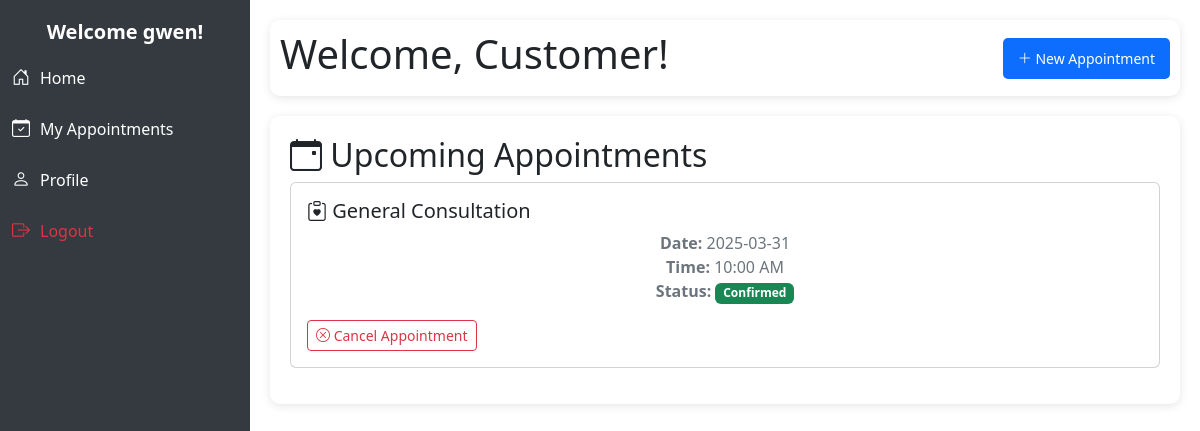
/dashboard.php (signed in), run on the app's committed database.
### tables this page shows
CREATE TABLE `appointments` (
  `id` int(11) NOT NULL,
  `user_id` int(11) NOT NULL,
  `service_id` int(11) NOT NULL,
  `time_slot_id` int(11) NOT NULL,
  `status` enum('pending','confirmed','cancelled','completed') DEFAULT 'pending',
  `notes` text DEFAULT NULL,
  `created_at` timestamp NOT NULL DEFAULT current_timestamp()
);

CREATE TABLE `services` (
  `id` int(11) NOT NULL,
  `service_name` varchar(100) NOT NULL,
  `description` text DEFAULT NULL,
  `duration_minutes` int(11) DEFAULT 30,
  `price` decimal(10,2) DEFAULT 0.00
);

CREATE TABLE `time_slots` (
  `id` int(11) NOT NULL,
  `slot_date` date NOT NULL,
  `slot_time` time NOT NULL,
  `is_booked` tinyint(1) DEFAULT 0
);

### Dashboard/Home.php (the view, shortened to what this page needs)
<?php
    require(__DIR__ . '/../Database/database.php');
    $user_id = $_SESSION['userid'] ?? null;
    $upcoming = [];
    if ($user_id) {
        $query = "
            SELECT
                a.id,
                s.service_name,
                t.slot_date,
                t.slot_time,
                a.status
            FROM appointments a
            JOIN services s ON a.service_id = s.id
            JOIN time_slots t ON a.time_slot_id = t.id
            WHERE a.user_id = ?
            AND t.slot_date >= CURDATE()
            AND a.status IN ('pending', 'confirmed')
            ORDER BY t.slot_date ASC, t.slot_time ASC
            LIMIT 1
        ";
        $stmt = mysqli_prepare($conn, $query);
        mysqli_stmt_bind_param($stmt, "i", $user_id);
        mysqli_stmt_execute($stmt);
        $result = mysqli_stmt_get_result($stmt);
        if ($row = mysqli_fetch_assoc($result)) {
            $upcoming = $row;
        }
    }
?>
<!DOCTYPE html>
<html lang="en">
<head>
    <link rel="stylesheet" href="style/dashboard.css">
    <link href="https://cdn.jsdelivr.net/npm/bootstrap@5.3.0/dist/css/bootstrap.min.css" rel="stylesheet">
    <link rel="stylesheet" href="https://cdn.jsdelivr.net/npm/bootstrap-icons/font/bootstrap-icons.css">
</head>
<body>
    <div>
        <header>
            <h1>Welcome, <span id="customerName">Customer</span>!</h1>
            <button id="newAppointmentBtn" data-bs-toggle="modal" data-bs-target="#newAppointmentModal">
                <i class="bi bi-plus-lg"></i> New Appointment
            </button>
        </header>
        <section class="appointments">
            <h2><i class="bi bi-calendar-event"></i> Upcoming Appointments</h2>
            <div class="appointment-list">
                <?php if (!empty($upcoming)): ?>
                    <div class="card mb-3">
                        <div class="card-body">
                            <h5 class="card-title"><i class="bi bi-clipboard-heart"></i> <?php echo htmlspecialchars($upcoming['service_name']); ?></h5>
                            <p class="card-text">
                                <strong>Date:</strong> <?php echo htmlspecialchars($upcoming['slot_date']); ?><br>
                                <strong>Time:</strong> <?php echo date("g:i A", strtotime($upcoming['slot_time'])); ?><br>
                                <strong>Status:</strong>
                                <span class="badge
                                    <?php echo $upcoming['status'] == 'confirmed' ? 'bg-success' : 'bg-warning text-dark'; ?>">
                                    <?php echo ucfirst($upcoming['status']); ?>
                                </span>
                            </p>
                            <form method="POST" action="Backend/cancel_appointment.php" onsubmit="return confirm('Cancel this appointment?');">
                                <button class="btn btn-sm btn-outline-danger" type="submit">
                                    <i class="bi bi-x-circle"></i> Cancel Appointment
                                </button>
                            </form>
                        </div>
                    </div>
                <?php else: ?>
                    <p class="text-muted">No upcoming appointments.</p>
                <?php endif; ?>
            </div>
        </section>
    </div>
</body>
</html>

### style/dashboard.css (style rules this page uses)
body { display: flex; min-height: 100vh; overflow-x: hidden; background-color: #f8f9fa; }
header { display: flex; justify-content: space-between; align-items: center; padding: 10px; background: white; border-radius: 10px; box-shadow: 0 2px 10px rgba(0, 0, 0, 0.1); }
#newAppointmentBtn { background: #0d6efd; border: none; color: white; padding: 10px 15px; border-radius: 5px; font-size: 14px; cursor: pointer; transition: background 0.3s; }
.appointments { margin-top: 20px; background: white; padding: 20px; border-radius: 10px; box-shadow: 0 2px 10px rgba(0, 0, 0, 0.1); }
.appointment-list p { text-align: center; font-size: 16px; color: #6c757d; }

### data on the page
appointments: service.service_name "General Consultation", time_slot.slot_date "2025-03-31", time_slot.slot_time "10:00 AM", status "Confirmed"

### other printed values
$_SESSION['username'] "gwen"
